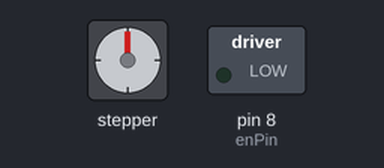
This sketch was run on a simulated Arduino Uno, built with avr-gcc and run on an emulated ATmega328P. On the bench: stepper motor, switched loads named in the sketch (green lamp = pin HIGH). Stepper angles assume 200 steps per turn; what the sketch prints to the serial monitor is not drawn.

Above: at 0.15 s.
At 10.14 s:
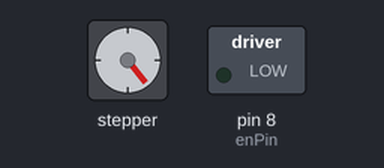
At 20.12 s:
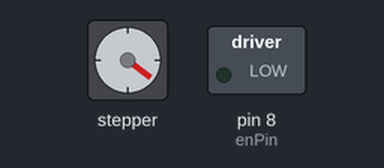
At 39.77 s:
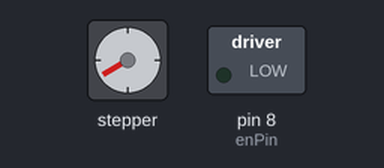
Timing chart, 0 to 40.0 s (numbered marks = the images above):
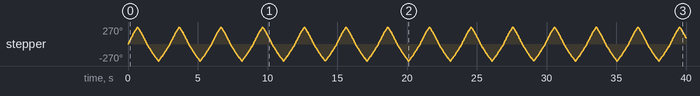

The sketch:

motor_test.ino
```cpp
// Include the AccelStepper Library
#include <AccelStepper.h>

// Define pin connections
const int dirPin = 7;
const int stepPin = 4;
 int enPin = 8;
 int n = 0;

// Define motor interface type
#define motorInterfaceType 1

// Creates an instance
AccelStepper myStepper(motorInterfaceType, stepPin, dirPin);

void setup() {
  // set the maximum speed, acceleration factor,
  // initial speed and the target position
  pinMode( enPin ,OUTPUT);
  digitalWrite( enPin , LOW);
  Serial.begin(9600);

 // myStepper.setCurrent(0);

 // myStepper.setMaxSpeed(1000);
  myStepper.setAcceleration(20000);
  myStepper.setMaxSpeed(4000);
  //myStepper.setSpeed(1000);
  myStepper.moveTo(150);

}

void loop() {
  Serial.println(myStepper.currentPosition());
  if (myStepper.distanceToGo() == 0)
    myStepper.moveTo(-myStepper.currentPosition());
  myStepper.run();
}
```
